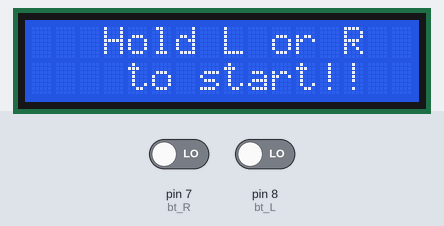
Simulated run of this sketch. Board: Arduino Uno, built with avr-gcc and run on an emulated ATmega328P. Shown: 16×2 character LCD. Inputs (shaded band) come from the test bench; at power-on: pin 7 (bt_R) LOW, pin 8 (bt_L) LOW. What the sketch prints to the serial monitor is not drawn.

Above: at 0.1 s.
1.3 s: pin 7 (bt_R) driven HIGH
At 1.8 s:
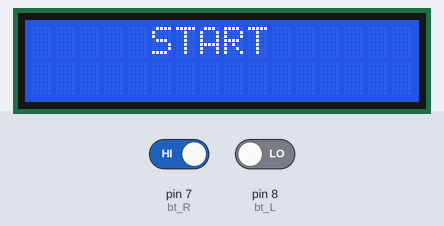
8.4 s: pin 8 (bt_L) driven HIGH
At 12.9 s:
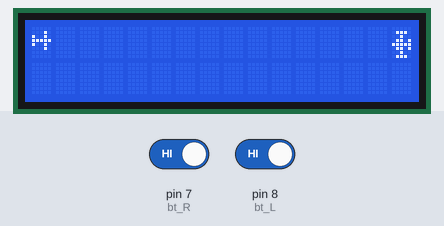
13.1 s: pin 7 (bt_R) driven HIGH and pin 8 (bt_L) driven LOW
At 13.9 s:
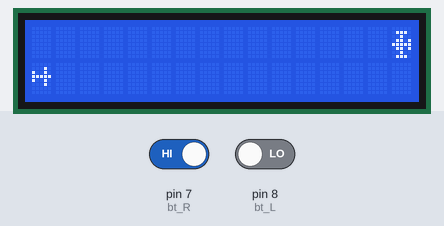
Timing chart, 0 to 15.9 s (numbered marks = the images above; inputs shaded):
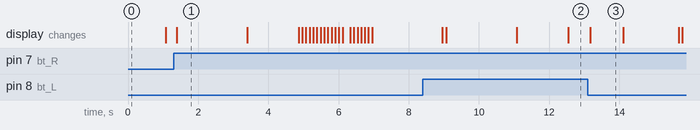

Measured:
- after the input at 1.3 s, the display: changes after 0.09 s (image 1)
- after the input at 13.1 s, the display: changes after 0.08 s (image 3)
- what the display in image 1 shows lasts 2.0 s, from 1.4 s to 3.4 s
- what the display in image 3 shows lasts 0.9 s, from 13.2 s to 14.1 s

The sketch:

jogo-aviao.ino
```cpp
#define MAX_SHOT_INTERVAL 14
#include <LiquidCrystal.h>

LiquidCrystal lcd(12,11,5,4,3,2);
int bt_L = 8;
int bt_R = 7;
int valorBt_L;
int valorBt_R;
int posicaoAviao;
int posicaoInimigo;

int jogoIniciado = 0;
char tirosL[16];// = {'0','1','2','3','4','5','6','7','8','9','A','B','C','D','E','\0'};
char tirosR[16];// = {'0','1','2','3','4','5','6','7','8','9','A','B','C','D','E','\0'};
char tiroSymbol = '*';
char charAviao;
char charInimigo;

int loopDelay = 100;
int loopWait;
int intervalo;
int intervaloMinimo;


byte preto[8] = {
  0b11111,
  0b11111,
  0b11111,
  0b11111,
  0b11111,
  0b11111,
  0b11111,
  0b11111
};

byte aviao[8] = {
  0b00000,
  0b00010,
  0b10010,
  0b11111,
  0b10010,
  0b00010,
  0b00000,
  0b00000
};

byte inimigo[8] = {
  0b00000,
  0b01110,
  0b00100,
  0b01101,
  0b11111,
  0b01101,
  0b00100,
  0b01110
};

void trajetoTiro();
void atirar();
void start();
void gameOver();
void aumentarDificuldade();
void exibirExplosao();
void adicionarTiro(char *tiros);
void tirosShiftLeft(char *tiros);
void limparTiros();

void atualizarTela();

void setup() {
  // put your setup code here, to run once:
  Serial.begin(9600);
  lcd.createChar(0, aviao);
  lcd.createChar(1, inimigo);
  lcd.createChar(2, preto);
  lcd.begin(16,2);
  pinMode(bt_L, INPUT);
  pinMode(bt_R, INPUT);
  charAviao = byte(0);
  charInimigo = byte(1);
  Serial.write(byte(1));
  Serial.print(byte(0));
}

void loop() {

  if(jogoIniciado == 0){

    while(1){
      //lê botoes
      valorBt_L = digitalRead(bt_L);
      valorBt_R = digitalRead(bt_R);
      lcd.home();
      lcd.print("   Hold L or R   ");
      lcd.setCursor(0,1);
      lcd.print("    to start!!   ");
      if(valorBt_L == HIGH || valorBt_R == HIGH){
        break;
      }
      delay(1000);
      lcd.clear();
      delay(300);
    }
    start();
  } else{
    //INICIO DA EXECUÇÃO

    //lê botoes
    valorBt_L = digitalRead(bt_L);
    valorBt_R = digitalRead(bt_R);
    if(valorBt_L == HIGH && valorBt_R == LOW){
      posicaoAviao = 0;
    } else if(valorBt_L == LOW && valorBt_R == HIGH){
      posicaoAviao = 1;
    }

    trajetoTiro();

    atualizarTela();

    delay(loopDelay);
    //FIM DA EXECUÇÃO
  }
}


void atirar(){
  int i;
  if(posicaoInimigo == 0){
      adicionarTiro(tirosL);
      tirosShiftLeft(tirosR);
  } else{
      adicionarTiro(tirosR);
      tirosShiftLeft(tirosL);
  }
  if(intervaloMinimo == 2){
    intervaloMinimo += intervaloMinimo;
    atirar();
  }

  intervalo = 0;
}

void adicionarTiro(char *tiros){
  tirosShiftLeft(tiros);
  tiros[14] = tiroSymbol;
}

void tirosShiftLeft(char *tiros){
  int i;
  for(i = 0; i < 15; i++){
    tiros[i] = tiros[i+1];
  }
  tiros[14] = ' ';
}

void limparTiros(){
  int i;
  for(i = 0; i < 15; i++){
    tirosL[i] = ' ';
    tirosR[i] = ' ';
  }

}

void trajetoTiro(){

  if(tirosL[0] == tiroSymbol && posicaoAviao == 0 || tirosR[0] == tiroSymbol && posicaoAviao  == 1){
    //morreu
    gameOver();
    jogoIniciado = 0;
  } else if(intervalo == intervaloMinimo){
    if(loopWait == 0){
      loopWait = MAX_SHOT_INTERVAL;
      if(posicaoInimigo == posicaoAviao){
        atirar();
        aumentarDificuldade();
      } else{
        posicaoInimigo = posicaoAviao;
      }
    } else{
      loopWait--;
    }
  } else{
    intervalo++;
    posicaoInimigo = posicaoAviao;
  }
    tirosShiftLeft(tirosL);
    tirosShiftLeft(tirosR);
}


void start(){
  lcd.clear();
  lcd.home();
  lcd.print("     START      ");
  delay(2000);

  jogoIniciado = 1;

  posicaoAviao = 0;
  posicaoInimigo = 1;
  limparTiros();

  intervalo = MAX_SHOT_INTERVAL;
  intervaloMinimo = MAX_SHOT_INTERVAL;
  loopWait = MAX_SHOT_INTERVAL;

  atualizarTela();
}


void atualizarTela(){
  if(posicaoAviao == 0){
    lcd.setCursor(0,0);
    lcd.write(charAviao);
    lcd.print(tirosL + sizeof(int));
    lcd.setCursor(0,1);
    lcd.print(tirosR);
  } else{
    lcd.setCursor(0,1);
    lcd.write(charAviao);
    lcd.print(tirosR + sizeof(int));
    lcd.setCursor(0,0);
    lcd.print(tirosL);
  }
  if(posicaoInimigo == 0){
    lcd.setCursor(15,0);
    lcd.write(charInimigo);
    lcd.setCursor(15,1);
    lcd.print(" ");
  } else{
    lcd.setCursor(15,1);
    lcd.write(charInimigo);
    lcd.setCursor(15,0);
    lcd.print(" ");
  }
}

void exibirExplosao(){
  int i, j;
  for(i = 0; i < 3;i++){

    for(j = 0; j < 16; j++){
      lcd.setCursor(j,0);
      lcd.write(byte(2));
      lcd.setCursor(j,1);
      lcd.write(byte(2));
    }
    delay(100);
    lcd.clear();
    delay(100);
  }
}

void gameOver(){
  exibirExplosao();
  lcd.print("      Game");
  lcd.setCursor(0,1);
  lcd.print("      Over");
  delay(2000);
}

void aumentarDificuldade(){
    if(intervaloMinimo > 2){
      intervaloMinimo--;
    }
}
```
